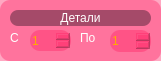
   <widget class="QFrame" name="frame_15">
    <property name="geometry">
     <rect>
      <x>350</x>
      <y>320</y>
      <width>161</width>
      <height>61</height>
     </rect>
    </property>
    <property name="styleSheet">
     <string notr="true">background-color: rgba(255,33,100,100);
border-radius: 10px;</string>
    </property>
    <property name="frameShape">
     <enum>QFrame::Box</enum>
    </property>
    <property name="frameShadow">
     <enum>QFrame::Raised</enum>
    </property>
    <widget class="QLabel" name="label_14">
     <property name="geometry">
      <rect>
       <x>10</x>
       <y>10</y>
       <width>141</width>
       <height>16</height>
      </rect>
     </property>
     <property name="styleSheet">
      <string notr="true">color: rgb(255, 255, 255);
font: 87 8pt &quot;Arial Black&quot;;
background-color: rgba(25, 10, 25, 100);
border-radius: 8px;</string>
     </property>
     <property name="text">
      <string>Детали</string>
     </property>
     <property name="alignment">
      <set>Qt::AlignCenter</set>
     </property>
    </widget>
    <widget class="QLabel" name="label_17">
     <property name="geometry">
      <rect>
       <x>80</x>
       <y>30</y>
       <width>16</width>
       <height>16</height>
      </rect>
     </property>
     <property name="styleSheet">
      <string notr="true">color: rgb(255, 255, 255);
background: transparent</string>
     </property>
     <property name="text">
      <string>По</string>
     </property>
    </widget>
    <widget class="QLabel" name="label_18">
     <property name="geometry">
      <rect>
       <x>10</x>
       <y>30</y>
       <width>16</width>
       <height>16</height>
      </rect>
     </property>
     <property name="styleSheet">
      <string notr="true">color: rgb(255, 255, 255);
background: transparent</string>
     </property>
     <property name="text">
      <string>С</string>
     </property>
    </widget>
    <widget class="QSpinBox" name="spinBox_d2">
     <property name="geometry">
      <rect>
       <x>110</x>
       <y>30</y>
       <width>41</width>
       <height>22</height>
      </rect>
     </property>
     <property name="styleSheet">
      <string notr="true">color: rgb(255, 170, 0);</string>
     </property>
     <property name="minimum">
      <number>1</number>
     </property>
     <property name="maximum">
      <number>500</number>
     </property>
    </widget>
    <widget class="QSpinBox" name="spinBox_d1">
     <property name="geometry">
      <rect>
       <x>30</x>
       <y>30</y>
       <width>41</width>
       <height>21</height>
      </rect>
     </property>
     <property name="styleSheet">
      <string notr="true">color: rgb(255, 170, 0);</string>
     </property>
     <property name="minimum">
      <number>1</number>
     </property>
     <property name="maximum">
      <number>500</number>
     </property>
    </widget>
   </widget>
